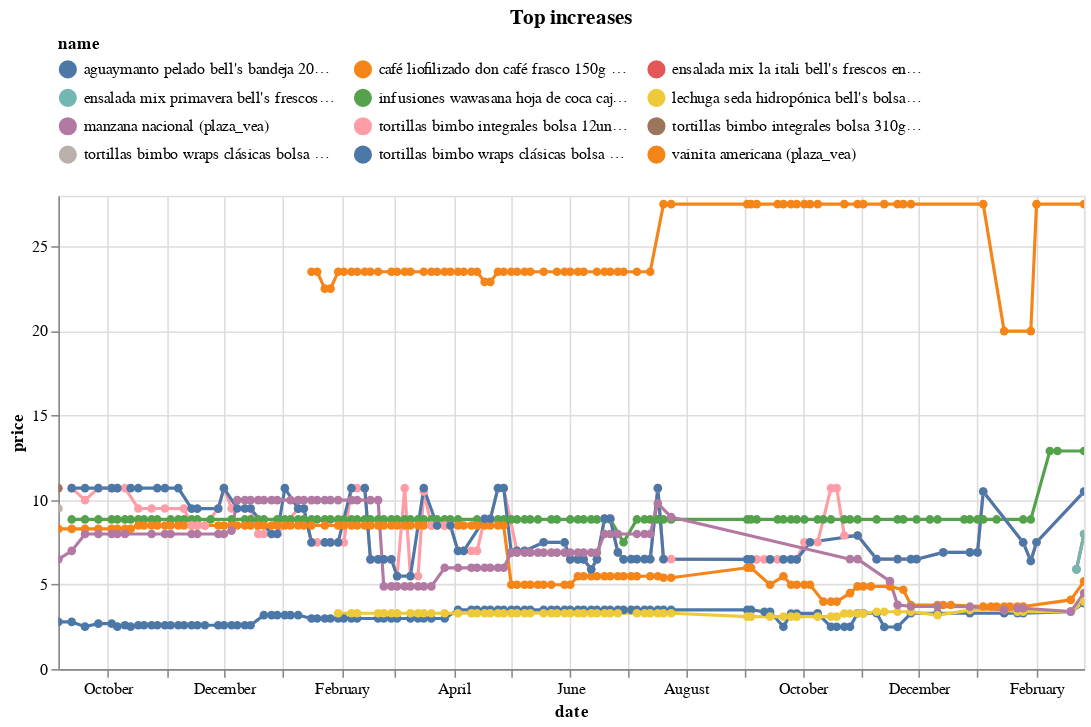

The code cell stored with this chart in its notebook:
### Code cell
(top_changes
 .sort_values('change')
 .tail(10)
 .pipe(plot_changes, 'Top increases')
)

### Figure 1 — Vega-Lite specification as saved in the notebook (floating-point values rounded to 4 significant figures; data arrays with more than 128 entries replaced by an {"elided": "..."} marker saying what was removed)
{"config": {"view": {"continuousWidth": 300, "continuousHeight": 300}, "legend": {"columns": 3, "orient": "top"}}, "data": {"name": "data-7aadf8519d869ebfb8c36822d1787280"}, "mark": {"type": "line", "point": true}, "encoding": {"color": {"field": "name", "scale": {"domain": ["aguaymanto pelado bell's bandeja 200g (plaza_vea)", "café liofilizado don café frasco 150g (plaza_vea)", "ensalada mix la itali bell's frescos envase 150g (plaza_vea)", "ensalada mix primavera bell's frescos táper 150g (plaza_vea)", "infusiones wawasana hoja de coca caja 50un (plaza_vea)", "lechuga seda hidropónica bell's bolsa 200g (plaza_vea)", "manzana nacional (plaza_vea)", "tortillas bimbo integrales bolsa 12un (plaza_vea)", "tortillas bimbo integrales bolsa 310g (plaza_vea)", "tortillas bimbo wraps clásicas bolsa 310g (plaza_vea)", "tortillas bimbo wraps clásicas bolsa 6un (plaza_vea)", "vainita americana (plaza_vea)"]}, "type": "nominal"}, "tooltip": [{"field": "name", "type": "nominal"}, {"field": "price", "type": "quantitative"}, {"field": "last_price", "type": "quantitative"}], "x": {"field": "date", "type": "temporal"}, "y": {"field": "price", "type": "quantitative"}}, "params": [{"name": "param_5", "select": {"type": "point", "fields": ["name"]}, "bind": "legend"}, {"name": "param_6", "select": {"type": "interval", "encodings": ["x", "y"]}, "bind": "scales"}], "title": "Top increases", "transform": [{"filter": {"param": "param_5"}}], "width": 650, "$schema": "https://vega.github.io/schema/vega-lite/v5.16.3.json", "datasets": {"data-7aadf8519d869ebfb8c36822d1787280": {"elided": "733 records"}}}
